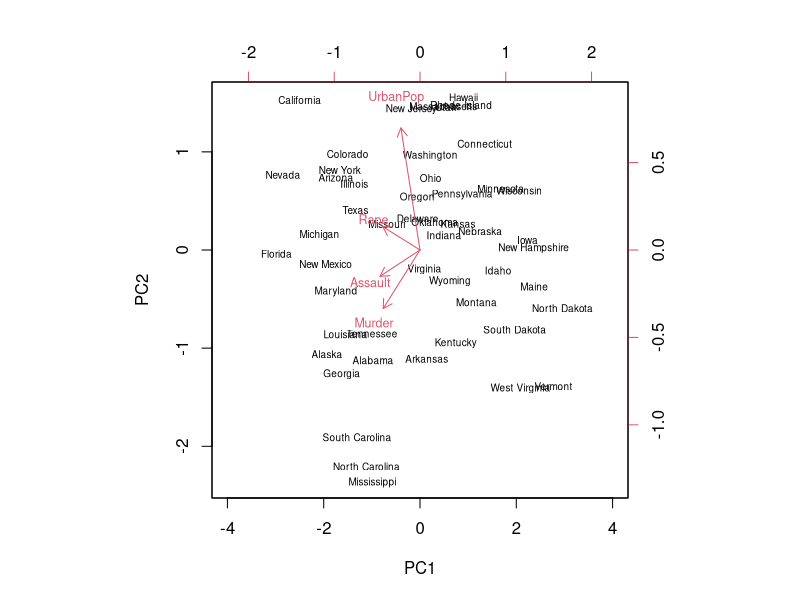
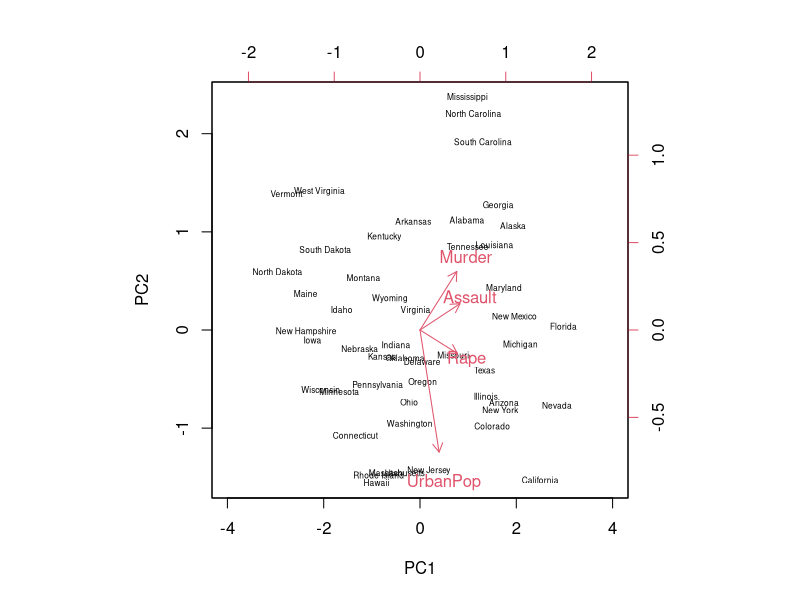
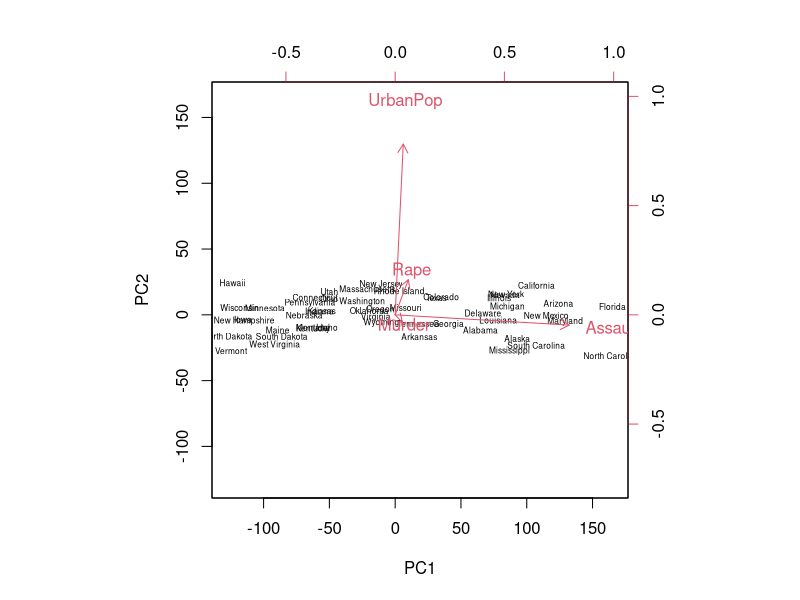
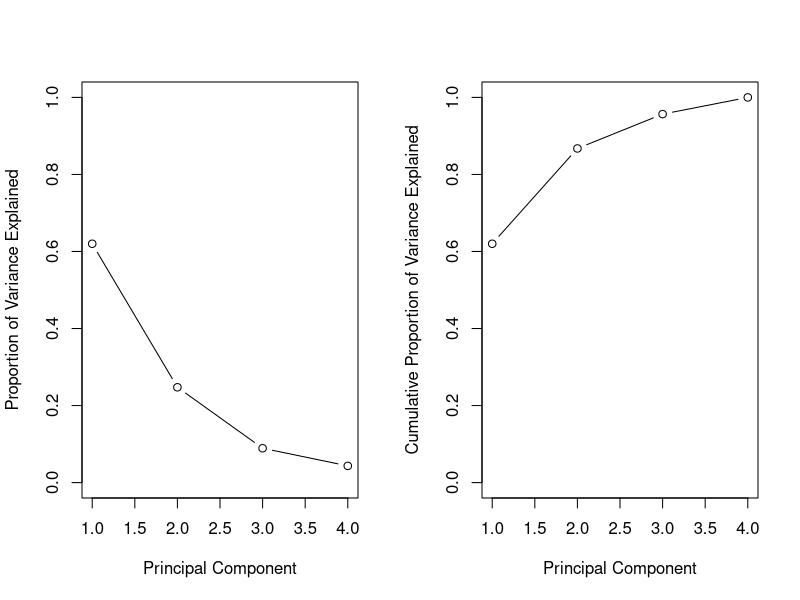
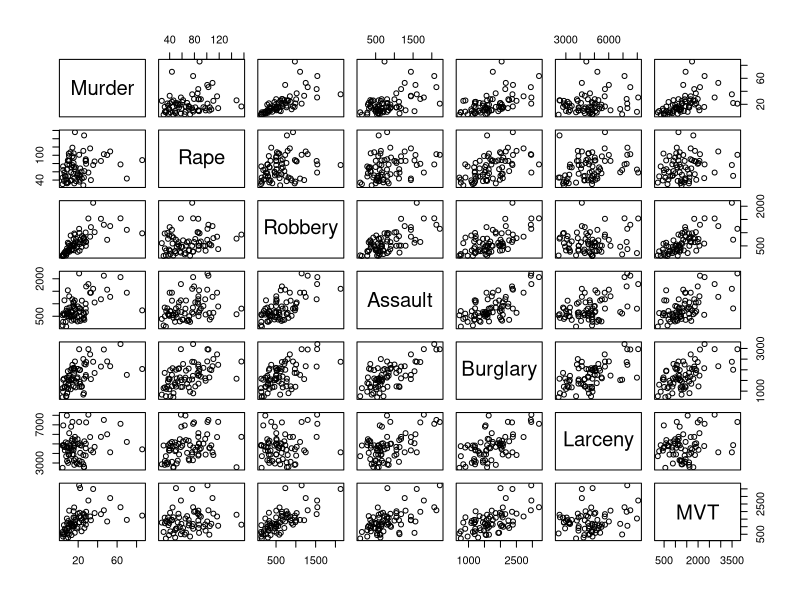
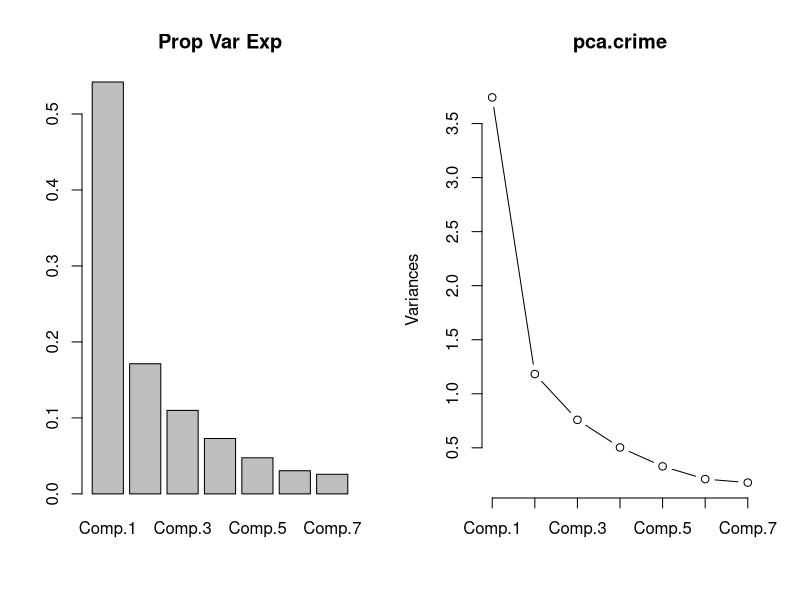
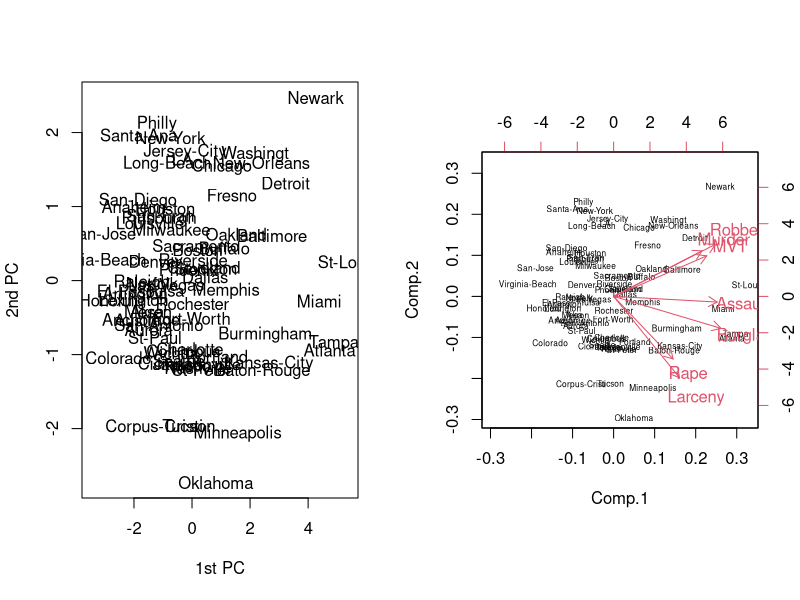
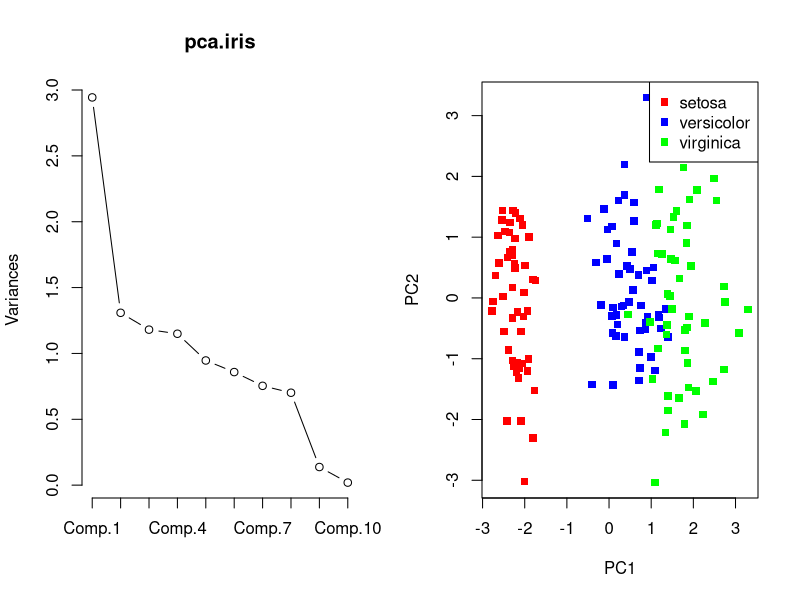

These figures' R source, in order:
## ---- chunk 1
options(width=80)
library(knitr)
knitr::opts_chunk$set(echo = TRUE, warning = F, message = F)
knit_hooks$set(no.main = function(before, options, envir) {
    if (before) par(mar = c(4.1, 4.1, 1.1, 1.1))  # smaller margin on top
})
## ---- chunk 2
states=row.names(USArrests)
states
## ---- chunk 3
names(USArrests)
apply(USArrests, 2, mean)
apply(USArrests, 2, var)
## ---- chunk 4
pr.out=prcomp(USArrests, scale.=TRUE)
names(pr.out)
pr.out$center
pr.out$scale
## ---- chunk 5
pr.out$rotation
dim(pr.out$x)
## ---- chunk 6
biplot(pr.out, scale=0,  cex=c(0.6, 0.75),xlim=c(-4,4))
## ---- chunk 7
pr.out$rotation=-pr.out$rotation; pr.out$x=-pr.out$x
biplot(pr.out, scale=0,cex=c(1/2, 1),xlim=c(-4,4))
## ---- chunk 8
biplot(prcomp(USArrests, scale. = F), scale=0, cex=c(1/2, 1))
## ---- chunk 9
pr.out$sdev
pr.var=pr.out$sdev^2
pr.var
pve=pr.var/sum(pr.var)
pve
## ---- chunk 10
par(mfrow=c(1,2))
plot(pve, xlab="Principal Component", ylab="Proportion of Variance Explained", ylim=c(0,1),type='b')
plot(cumsum(pve), xlab="Principal Component", ylab="Cumulative Proportion of Variance Explained", ylim=c(0,1),type='b')
## ---- chunk 11
setwd("~/Course Notes/stat5525/2021/R codes")
crime<-read.table("city_crime.txt")
## ---- chunk 12
pairs(crime)
## ---- chunk 13
pca.crime<-princomp(scale(crime),cor=FALSE)
## ---- chunk 14
summary(pca.crime)
## ---- chunk 15
loadings(pca.crime)
## ---- chunk 16
PoV <- pca.crime$sdev^2/sum(pca.crime$sdev^2)
barplot(PoV, main="Prop Var Exp")
## ---- chunk 17
screeplot(pca.crime, type="line")
## ---- chunk 18
pcs.crime<-predict(pca.crime)
## ---- chunk 19
plot(pcs.crime[,1:2],type="n",xlab='1st PC',ylab='2nd PC') 
text(pcs.crime[,1:2],row.names(crime))
## ---- chunk 20
biplot(pca.crime, cex = c(0.5,1))
## ---- chunk 21
pc.cr<-prcomp(crime, scale=TRUE, cor=TRUE, scores=TRUE)
pc.cr1<-princomp(crime, scale=TRUE, cor=TRUE, scores=TRUE)
pc.cr$scale
pc.cr1$scale
## ---- chunk 22
data(iris)
str(iris)
dat.iris = data.matrix(iris[,1:4])
## ---- chunk 23
dat.iris = cbind(dat.iris, array(rnorm(150*6), c(150, 6)))
colnames(dat.iris)[5:10] <- paste('V', 1:6, sep='')
dat.iris = dat.iris[,sample(10)]
## ---- chunk 24
dat.iris = scale(dat.iris, center=TRUE, scale=TRUE)
## ---- chunk 25
pca.iris <- princomp(dat.iris, cor=TRUE)
## ---- chunk 26
summary(pca.iris)
## ---- chunk 27
screeplot(pca.iris, type="line")
## ---- chunk 28
pcs.iris <- predict(pca.iris)
## ---- chunk 29
col.code = as.character(iris$Species)
col.code[col.code == "setosa"] = 'red'
col.code[col.code == "versicolor"] = 'blue'
col.code[col.code == "virginica"] = 'green'
## ---- chunk 30
plot(pcs.iris[,1:2], type='p', pch=15, col=col.code, xlab="PC1", ylab="PC2")
legend("topright", col=c('red', 'blue', 'green')
     , legend = c('setosa', 'versicolor', 'virginica'), pch = 15
      )
## ---- chunk 31
plot(dat.iris[,1:2], type='p', pch=15, col=col.code, xlab="X1", ylab="X2")
legend("topright"
     , col=c('red', 'blue', 'green')
     , legend = c('setosa', 'versicolor', 'virginica')
     , pch = 15
      )
## ---- chunk 32
plot(pcs.iris[,1:2], type='p', pch=15, col=col.code, xlab="PC1", ylab="PC2")
legend("topright"
     , col=c('red', 'blue', 'green')
     , legend = c('setosa', 'versicolor', 'virginica')
     , pch = 15
      )
## ---- chunk 33
library(pls)
data(oliveoil)
y <- as.numeric(oliveoil$sensory[,1])
X <- as.matrix(oliveoil$chemical)
for(i in 1:ncol(X)) { X[,i] <- X[,i] / sd(X[,i]) }
## ---- chunk 34
S <- cov(X)
eS <- eigen(S, symmetric=TRUE)
## ---- chunk 35
Z <- X %*% eS$vectors
colnames(Z) <- paste("PC", 1:5, sep="")
cumsum(eS$values)/sum(eS$values)
## ---- chunk 36
Zp <- cbind(1, cbind(Z[,1:3]))
theta.pcr <- drop(solve(t(Zp) %*% Zp) %*% t(Zp) %*% y)
theta.pcr
## ---- chunk 37
beta.pcr <- matrix(c(theta.pcr[1], eS$vectors[,1:3] %*% theta.pcr[-1]), nrow=1)
colnames(beta.pcr) <- c("Intercept", colnames(oliveoil$chemical))
beta.pcr
## ---- chunk 38
fit.pcr <- pcr(y ~ X, ncomp=3)
rbind(automated=coef(fit.pcr, intercept=TRUE), byhand=as.numeric(beta.pcr))
## ---- chunk 39
cv.pcr <- pcr(y ~ X, validation="LOO")
RMSEP(cv.pcr)
## ---- chunk 40
plot(RMSEP(cv.pcr), main="")
